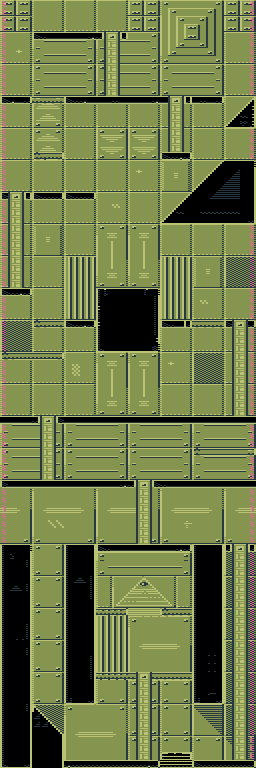

Rendered tile map (Tiled .tmx) drawn with the repository's tilesets; below, a short description and the map source with its tile grids summarised:
An orthogonal 32x96 tile map with 8x8 px tiles, 2 tile layers (Background, Platforms), 3 tilesets and 17 objects (5x move_x, 4x chase, 3x move_y, 2x exit).

<map version="1.4" tiledversion="2020.07.21" orientation="orthogonal" renderorder="right-down" compressionlevel="0" width="32" height="96" tilewidth="8" tileheight="8" infinite="0" nextlayerid="9" nextobjectid="260">
 <properties>
  <property name="COLOR" value="green" />
  <property name="COLOR_FG" value="orange" />
  <property name="NAME" value="Security room" />
  <property name="TYPE" type="int" value="0" />
 </properties>
 <tileset firstgid="1" name="tiles_bg_0" tilewidth="8" tileheight="8" tilecount="720" columns="24">
  <image source="../images/tiles_bg_0.png" width="192" height="240" />
 </tileset>
 <tileset firstgid="721" name="tiles_fg_0" tilewidth="8" tileheight="8" tilecount="112" columns="8">
  <image source="../images/tiles_fg_0.png" width="64" height="112" />
 </tileset>
 <tileset firstgid="833" name="editor_entity" tilewidth="32" tileheight="32" tilecount="48" columns="6">
  <image source="editor_entity.png" width="192" height="256" />
 </tileset>
 <layer id="1" name="Background" width="32" height="96" locked="1">
  <data>[3072 cells, 3072 non-empty, 319 distinct tile ids]</data>
 </layer>
 <layer id="2" name="Platforms" width="32" height="96" locked="1">
  <data>[3072 cells, 978 non-empty, 54 distinct tile ids]</data>
 </layer>
 <objectgroup id="4" name="Entities" locked="1">
  <object id="242" name="B" type="exit" gid="858" x="160.667" y="761.833" width="32" height="32">
   <properties>
    <property name="goto" value="level_07:A" />
    <property name="req" value="item:SAFE_PASS" />
   </properties>
  </object>
  <object id="243" name="A" type="exit" gid="858" x="33.3333" y="30.5" width="32" height="32">
   <properties>
    <property name="goto" value="level_05:B" />
   </properties>
  </object>
  <object id="244" name="green" type="move_y" gid="836" x="30.5" y="129" width="32" height="32">
   <properties>
    <property name="same_x" type="bool" value="true" />
   </properties>
  </object>
  <object id="245" name="yellow2" type="move_x" gid="834" x="174.5" y="97.5" width="32" height="32">
   <properties>
    <property name="platform_bound" type="bool" value="true" />
   </properties>
  </object>
  <object id="246" name="green" type="move_y" gid="833" x="94" y="161.5" width="32" height="32">
   <properties>
    <property name="same_x" type="bool" value="false" />
   </properties>
  </object>
  <object id="247" name="blue" type="move_x" gid="836" x="64" y="253" width="32" height="32" />
  <object id="248" name="yellow" type="chase" gid="836" x="29.5" y="292" width="32" height="32" />
  <object id="249" name="yellow2" type="chase" gid="836" x="220" y="290.5" width="32" height="32" />
  <object id="250" name="red2" type="chase" gid="836" x="190.5" y="384" width="32" height="32" />
  <object id="251" name="red" type="chase" gid="836" x="-1" y="385.5" width="32" height="32" />
  <object id="252" name="red2" type="move_x" gid="834" x="29.3333" y="421" width="32" height="32">
   <properties>
    <property name="platform_bound" type="bool" value="true" />
    <property name="speed" type="float" value="1.5" />
   </properties>
  </object>
  <object id="253" name="red" type="move_x" gid="835" x="23.5" y="482.667" width="32" height="32">
   <properties>
    <property name="platform_bound" type="bool" value="true" />
    <property name="speed" type="float" value="2" />
   </properties>
  </object>
  <object id="254" name="red" type="move_y" gid="833" x="31" y="538" width="32" height="32">
   <properties>
    <property name="distance" type="int" value="8" />
   </properties>
  </object>
  <object id="256" gid="868" x="223.5" y="454" width="32" height="32" />
  <object id="257" gid="862" x="191" y="256.167" width="32" height="32" />
  <object id="258" gid="862" x="225.5" y="60" width="32" height="32" />
  <object id="259" name="yellow2" type="move_x" gid="835" x="63.8333" y="546" width="32" height="32">
   <properties>
    <property name="platform_bound" type="bool" value="true" />
    <property name="speed" type="float" value="2" />
   </properties>
  </object>
 </objectgroup>
</map>